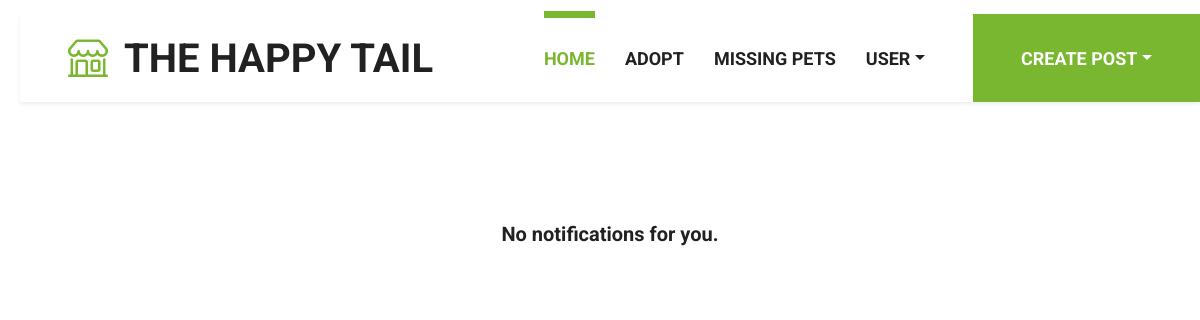
The page /user/notifications/ (signed in) on the database as committed earlier.
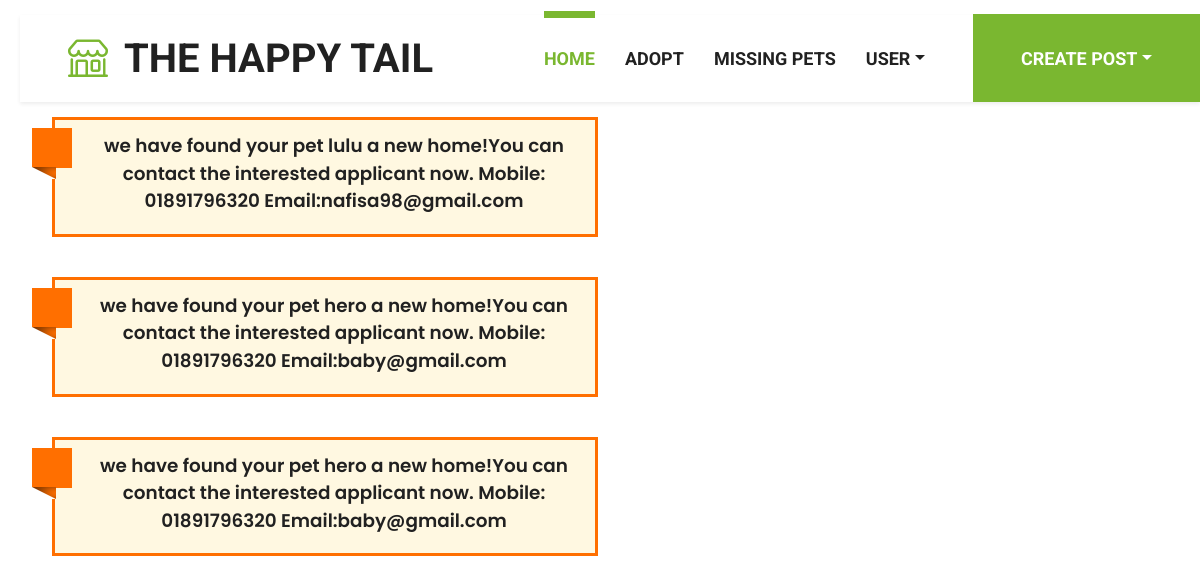
The same page on the database as committed later.
### customuser/models.py (models this page shows)
class Notification(models.Model):
    recipient = models.ForeignKey(CustomUser, on_delete=models.CASCADE)
    message = models.CharField(max_length=255)
    timestamp = models.DateTimeField(auto_now_add=True)

### customuser/views.py (the view)
# urls.py: path('notifications/', notifications, name='notifications'),
@login_required
def notifications(request):
    user=CustomUser.objects.get(email=request.user.username)
    notifications = Notification.objects.filter(recipient=user).order_by('-timestamp')
    return render(request, 'notification.html', {'notifications': notifications})

### templates/notification.html (shortened to what this page needs)
<!DOCTYPE html>
<html>
    {% include 'navbar.html' %}
	{% load static %}
<body>
    <div class="container-fluid text-center">
        {% if notifications %}
		{% for notification in notifications %}
        <div class="row">
         <div class="col-xs-12 col-sm-6 col-sm-offset-3">
           <div class="new-message-box">
                         <div class="new-message-box-alert">
                             <div class="info-tab tip-icon-alert" title="error"></div>
                             <div class="tip-box-alert">
                                 <p>{{notification.message}}</p>
                             </div>
                         </div>
                     </div>
     </div>
     </div>
     {% endfor %}
     {% else %}
					<h5 class="text-center">No notifications for you.</h5>
				{% endif %}
</body>
</html>

Rows that differ between the two databases and show on the page:
added Notification: message "we have found your pet lulu a new home!You can contact the interested applicant now. Mobile: 01891796320 Email:nafisa98@gmail.com"
added Notification: message "we have found your pet hero a new home!You can contact the interested applicant now. Mobile: 01891796320 Email:baby@gmail.com"
added Notification: message "we have found your pet hero a new home!You can contact the interested applicant now. Mobile: 01891796320 Email:baby@gmail.com"
Other text that changed with them:
text no longer shown: "No notifications for you."
